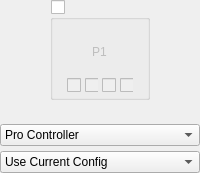
            <widget class="QWidget" name="widgetPlayer1" native="true">
             <layout class="QVBoxLayout" name="verticalLayout_30">
              <property name="spacing">
               <number>5</number>
              </property>
              <property name="leftMargin">
               <number>0</number>
              </property>
              <property name="topMargin">
               <number>0</number>
              </property>
              <property name="rightMargin">
               <number>0</number>
              </property>
              <property name="bottomMargin">
               <number>0</number>
              </property>
              <item alignment="Qt::AlignHCenter">
               <widget class="QGroupBox" name="groupPlayer1Connected">
                <property name="minimumSize">
                 <size>
                  <width>100</width>
                  <height>100</height>
                 </size>
                </property>
                <property name="maximumSize">
                 <size>
                  <width>100</width>
                  <height>100</height>
                 </size>
                </property>
                <property name="title">
                 <string/>
                </property>
                <property name="checkable">
                 <bool>true</bool>
                </property>
                <property name="checked">
                 <bool>false</bool>
                </property>
                <layout class="QVBoxLayout" name="verticalLayout_4" stretch="1,0">
                 <property name="spacing">
                  <number>7</number>
                 </property>
                 <property name="leftMargin">
                  <number>14</number>
                 </property>
                 <property name="topMargin">
                  <number>7</number>
                 </property>
                 <property name="rightMargin">
                  <number>14</number>
                 </property>
                 <property name="bottomMargin">
                  <number>4</number>
                 </property>
                 <item>
                  <widget class="QWidget" name="controllerPlayer1" native="true">
                   <property name="styleSheet">
                    <string notr="true"/>
                   </property>
                   <layout class="QVBoxLayout" name="verticalLayout_12">
                    <property name="topMargin">
                     <number>16</number>
                    </property>
                    <item alignment="Qt::AlignHCenter|Qt::AlignVCenter">
                     <widget class="QLabel" name="labelPlayer1">
                      <property name="text">
                       <string>P1</string>
                      </property>
                     </widget>
                    </item>
                   </layout>
                  </widget>
                 </item>
                 <item alignment="Qt::AlignHCenter">
                  <widget class="QWidget" name="Player1LEDs" native="true">
                   <property name="enabled">
                    <bool>false</bool>
                   </property>
                   <property name="minimumSize">
                    <size>
                     <width>0</width>
                     <height>10</height>
                    </size>
                   </property>
                   <layout class="QHBoxLayout" name="horizontalLayout_2">
                    <property name="spacing">
                     <number>4</number>
                    </property>
                    <property name="leftMargin">
                     <number>0</number>
                    </property>
                    <property name="topMargin">
                     <number>0</number>
                    </property>
                    <property name="rightMargin">
                     <number>0</number>
                    </property>
                    <property name="bottomMargin">
                     <number>0</number>
                    </property>
                    <item>
                     <widget class="QCheckBox" name="checkboxPlayer1LED1">
                      <property name="layoutDirection">
                       <enum>Qt::LeftToRight</enum>
                      </property>
                     </widget>
                    </item>
                    <item>
                     <widget class="QCheckBox" name="checkboxPlayer1LED2"/>
                    </item>
                    <item>
                     <widget class="QCheckBox" name="checkboxPlayer1LED3"/>
                    </item>
                    <item>
                     <widget class="QCheckBox" name="checkboxPlayer1LED4"/>
                    </item>
                   </layout>
                  </widget>
                 </item>
                </layout>
               </widget>
              </item>
              <item>
               <widget class="QWidget" name="Player1Explain" native="true">
                <property name="minimumSize">
                 <size>
                  <width>0</width>
                  <height>10</height>
                 </size>
                </property>
                <property name="maximumSize">
                 <size>
                  <width>150</width>
                  <height>16777215</height>
                 </size>
                </property>
                <layout class="QVBoxLayout" name="verticalLayout_36">
                 <property name="spacing">
                  <number>0</number>
                 </property>
                 <property name="leftMargin">
                  <number>0</number>
                 </property>
                 <property name="topMargin">
                  <number>0</number>
                 </property>
                 <property name="rightMargin">
                  <number>0</number>
                 </property>
                 <property name="bottomMargin">
                  <number>0</number>
                 </property>
                 <item>
                  <widget class="QLabel" name="labelPlayer1Explain">
                   <property name="alignment">
                    <set>Qt::AlignCenter</set>
                   </property>
                  </widget>
                 </item>
                </layout>
               </widget>
              </item>
              <item>
               <widget class="QComboBox" name="comboPlayer1Emulated">
                <item>
                 <property name="text">
                  <string>Pro Controller</string>
                 </property>
                </item>
                <item>
                 <property name="text">
                  <string>Dual Joycons</string>
                 </property>
                </item>
                <item>
                 <property name="text">
                  <string>Left Joycon</string>
                 </property>
                </item>
                <item>
                 <property name="text">
                  <string>Right Joycon</string>
                 </property>
                </item>
                <item>
                 <property name="text">
                  <string>Handheld</string>
                 </property>
                </item>
               </widget>
              </item>
              <item>
               <widget class="QComboBox" name="comboPlayer1Profile">
                <item>
                 <property name="text">
                  <string>Use Current Config</string>
                 </property>
                </item>
               </widget>
              </item>
             </layout>
            </widget>
